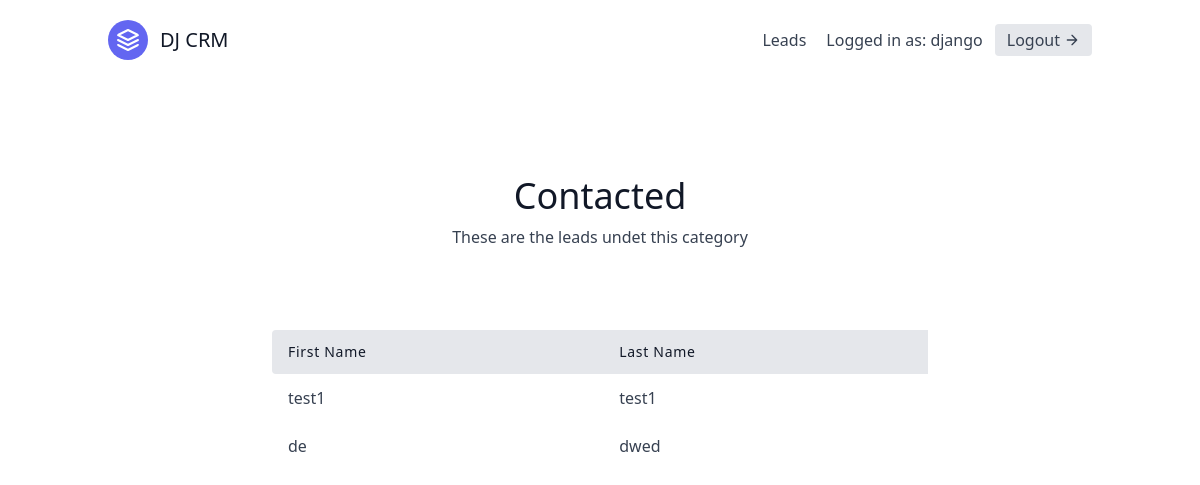
/leads/categories/1/ (signed in), run on the app's committed database.
### leads/models.py (models this page shows, shortened)
class User(AbstractUser):
    is_organisor = models.BooleanField(default=True)
    is_agent = models.BooleanField(default=False)

class Category(models.Model):
    name = models.CharField(max_length=30)
    organisation = models.ForeignKey(UserProfile, on_delete=models.CASCADE)

class Lead(models.Model):
    first_name = models.CharField(max_length=20)
    last_name = models.CharField(max_length=20)
    age = models.IntegerField(default=0)
    organisation = models.ForeignKey(UserProfile, on_delete=models.CASCADE)
    agent = models.ForeignKey("Agent", null=True, blank=True, on_delete=models.SET_NULL)
    category = models.ForeignKey("Category", related_name="leads", null=True, blank=True, on_delete=models.SET_NULL)

### leads/views.py (the view)
# urls.py: path('categories/<int:pk>/', CategoryDetailView.as_view(), name='category-detail'),
class CategoryDetailView(LoginRequiredMixin, generic.DetailView):
    template_name = "leads/category_detail.html"
    context_object_name = "category"
    def get_queryset(self):
        user = self.request.user
        if user.is_organisor:
            queryset = Category.objects.filter(
                organisation=user.userprofile
            )
        else:
            queryset = Category.objects.filter(
                organisation=user.agent.organisation
            )
        return queryset

### leads/templates/leads/category_detail.html
{% extends "_base.html" %}
{% block content %}
<section class="text-gray-700 body-font">
    <div class="container px-5 py-24 mx-auto">
      <div class="flex flex-col text-center w-full mb-20">
        <h1 class="sm:text-4xl text-3xl font-medium title-font mb-2 text-gray-900">{{ category.name }}</h1>
        <p class="lg:w-2/3 mx-auto leading-relaxed text-base">
            These are the leads undet this category
        </p>
      </div>
      <div class="lg:w-2/3 w-full mx-auto overflow-auto">
        <table class="table-auto w-full text-left whitespace-no-wrap">
          <thead>
            <tr>
              <th class="px-4 py-3 title-font tracking-wider font-medium text-gray-900 text-sm bg-gray-200 rounded-tl rounded-bl">First Name</th>
              <th class="px-4 py-3 title-font tracking-wider font-medium text-gray-900 text-sm bg-gray-200">Last Name</th>
            </tr>
          </thead>
          <tbody>
            {% for lead in category.leads.all %}
                <tr>
                    <td class="px-4 py-3">{{ lead.first_name }}</td>
                    <td class="px-4 py-3">{{ lead.last_name }}</td>
                </tr>
            {% endfor %}
          </tbody>
        </table>
      </div>
    </div>
  </section>
{% endblock content %}

### templates/navbar.html (shortened to what this page needs)
<header class="text-gray-700 body-font">
  <div class="container mx-auto flex flex-wrap p-5 flex-col md:flex-row items-center">
    <a class="flex title-font font-medium items-center text-gray-900 mb-4 md:mb-0">
      <svg xmlns="http://www.w3.org/2000/svg" fill="none" stroke="currentColor" stroke-linecap="round" stroke-linejoin="round" stroke-width="2" class="w-10 h-10 text-white p-2 bg-indigo-500 rounded-full" viewBox="0 0 24 24">
        <path d="M12 2L2 7l10 5 10-5-10-5zM2 17l10 5 10-5M2 12l10 5 10-5"></path>
      </svg>
      <span class="ml-3 text-xl">DJ CRM</span>
    </a>
    <nav class="md:ml-auto flex flex-wrap items-center text-base justify-center">
      {% if not request.user.is_authenticated %}
        <a href="{% url 'signup' %}" class="mr-5 hover:text-gray-900">Signup</a>
      {% else %}
        <a href="{% url 'leads:lead-list' %}" class="mr-5 hover:text-gray-900">Leads</a>
      {% endif %}
    </nav>
    {% if request.user.is_authenticated %}
      Logged in as: {{ request.user.username }}
      <a href="{% url 'logout' %}" class="ml-3 inline-flex items-center bg-gray-200 border-0 py-1 px-3 focus:outline-none hover:bg-gray-300 rounded text-base mt-4 md:mt-0">
        Logout
          <svg fill="none" stroke="currentColor" stroke-linecap="round" stroke-linejoin="round" stroke-width="2" class="w-4 h-4 ml-1" viewBox="0 0 24 24">
              <path d="M5 12h14M12 5l7 7-7 7"></path>
          </svg>
      </a>
    {% endif %}
  </div>
</header>

### data on the page
User: user.username "django"
Category: name "Contacted"
Lead: first_name "test1", last_name "test1"
Lead: first_name "de", last_name "dwed"
